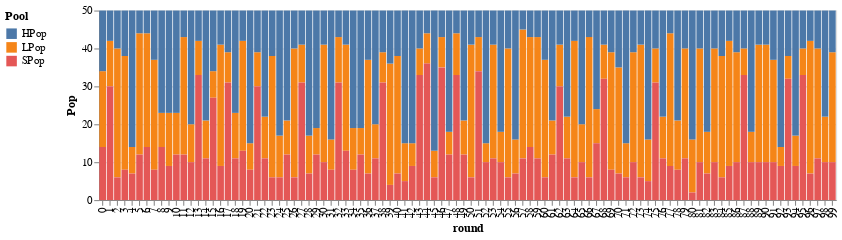
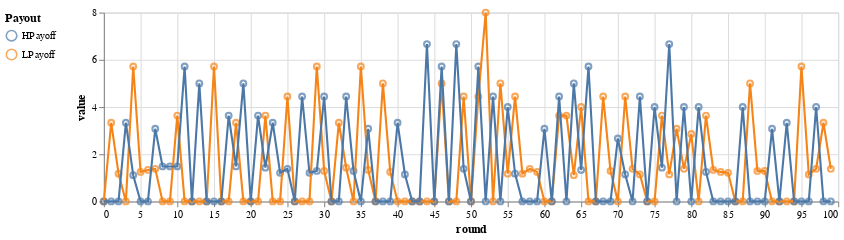

The notebook cell these images were saved under, in order:
### Markdown cell above
Having half random and half looking at the best payout from last round is much more dynamic, though.

### Code cell


### Figure 1 — Vega-Lite specification as saved in the notebook (floating-point values rounded to 4 significant figures; data arrays with more than 128 entries replaced by an {"elided": "..."} marker saying what was removed)
{"$schema": "https://vega.github.io/schema/vega-lite/v2.4.1.json", "config": {"view": {"height": 300, "width": 400}}, "data": {"values": {"elided": "300 records"}}, "encoding": {"color": {"field": "variable", "legend": {"orient": "left", "title": "Pool"}, "type": "nominal"}, "x": {"field": "round", "type": "ordinal"}, "y": {"field": "value", "title": "Pop", "type": "quantitative"}}, "height": 180, "mark": "bar", "width": 700}

### Figure 2 — Vega-Lite specification as saved in the notebook (floating-point values rounded to 4 significant figures; data arrays with more than 128 entries replaced by an {"elided": "..."} marker saying what was removed)
{"$schema": "https://vega.github.io/schema/vega-lite/v2.4.1.json", "config": {"view": {"height": 300, "width": 400}}, "data": {"values": {"elided": "200 records"}}, "encoding": {"color": {"field": "variable", "legend": {"orient": "left", "title": "Payout"}, "type": "nominal"}, "x": {"field": "round", "type": "quantitative"}, "y": {"field": "value", "type": "quantitative"}}, "height": 180, "layer": [{"mark": "point"}, {"mark": "line"}], "width": 700}
